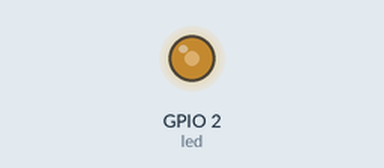
Bench run of a program on a simulated ESP32 board running MicroPython. On the bench: output pins drawn as LEDs (lit = HIGH). At 20.0 s the program stops and its outputs stay as they are.

Above: at 0.05 s.
At 0.9 s:
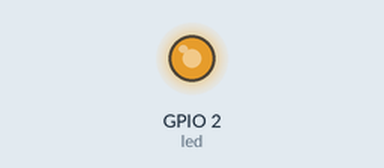
At 1.55 s:
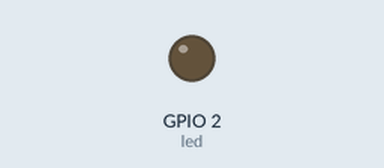
At 1.9 s:
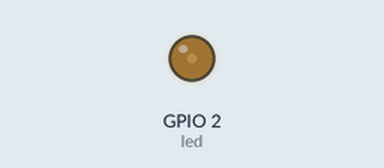
Timing chart, 0 to 4.6 s (numbered marks = the images above):
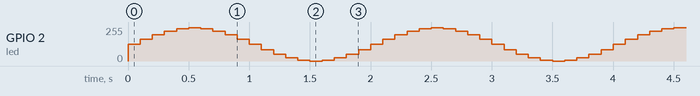

The program:

main.py
```python
'''
Utiliza o led interno do esp (pin 2) para simular o fade usando PWM
O Esp não possui saída analógica, por tanto sem se utilizar o PMW
'''

import time, math, machine

# funcao para variar o duty cicle do PWM l é o led e t determina a velocidade do pisca
def pulse(l, t):
    for i in range(20):
        l.duty(int(math.sin(i/10 * math.pi)*500+500))
        time.sleep_ms(t)

# cria o objeto led vinculado ao pin 2 em modo pwm
# o parametro freq que definirá a intensidade
led = machine.PWM(machine.Pin(2), freq = 150)

# chama a funcao pulse 10 vezes
for i in range(10):
    pulse(led, 100)
```
